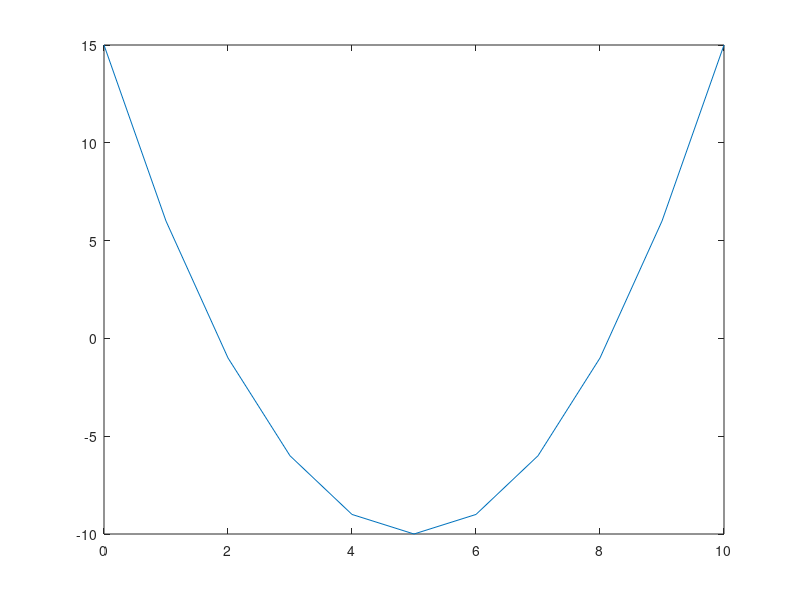

This chart was generated by the following MATLAB code:
%Plotting a quadratic

x = 0:1:10; %input vector

y = x .^2 - 10 .*x +15;
%output vector
% notice how we've used array exponentiation (x .^2) and not matrix exponentiation (x^2)
% notice how we've used array multiplication (-10 .*x) and not matrix multiplication (-10 * x)

plot(x,y)